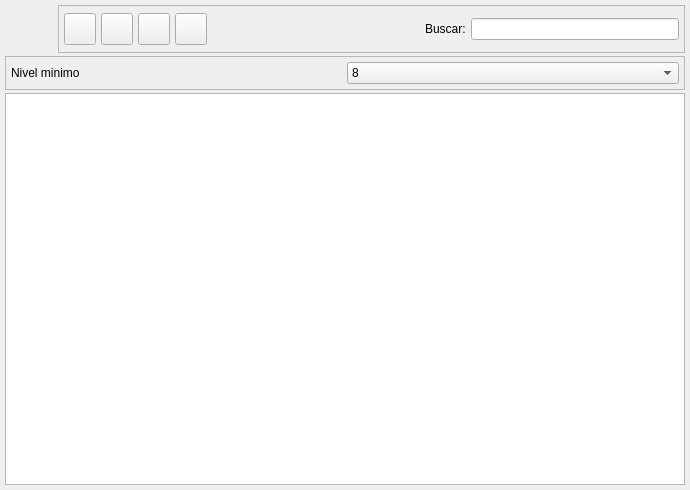
<ui version="4.0" >
 <author>Josep Maria Estopà Rey</author>
 <class>BcCuentaListBase</class>
 <widget class="QWidget" name="BcCuentaListBase" >
  <property name="enabled" >
   <bool>true</bool>
  </property>
  <property name="geometry" >
   <rect>
    <x>0</x>
    <y>0</y>
    <width>690</width>
    <height>490</height>
   </rect>
  </property>
  <property name="windowTitle" >
   <string>Articulos</string>
  </property>
  <property name="windowIcon" >
   <iconset resource="../../../bulmages.qrc" >
    <normaloff>:/Images/product-list.png</normaloff>:/Images/product-list.png</iconset>
  </property>
  <layout class="QGridLayout" name="gridLayout_2" >
   <property name="margin" >
    <number>5</number>
   </property>
   <item row="0" column="0" >
    <layout class="QHBoxLayout" >
     <property name="spacing" >
      <number>5</number>
     </property>
     <property name="margin" >
      <number>0</number>
     </property>
     <item>
      <widget class="QLabel" name="label" >
       <property name="minimumSize" >
        <size>
         <width>48</width>
         <height>48</height>
        </size>
       </property>
       <property name="maximumSize" >
        <size>
         <width>48</width>
         <height>48</height>
        </size>
       </property>
       <property name="text" >
        <string/>
       </property>
       <property name="pixmap" >
        <pixmap resource="../../../bulmages.qrc" >:/Images/account.png</pixmap>
       </property>
       <property name="scaledContents" >
        <bool>true</bool>
       </property>
      </widget>
     </item>
     <item>
      <widget class="QFrame" name="m_botonera" >
       <property name="frameShape" >
        <enum>QFrame::StyledPanel</enum>
       </property>
       <property name="frameShadow" >
        <enum>QFrame::Raised</enum>
       </property>
       <layout class="QHBoxLayout" >
        <property name="spacing" >
         <number>5</number>
        </property>
        <property name="margin" >
         <number>5</number>
        </property>
        <item>
         <widget class="QToolButton" name="mui_imprimir" >
          <property name="minimumSize" >
           <size>
            <width>32</width>
            <height>32</height>
           </size>
          </property>
          <property name="maximumSize" >
           <size>
            <width>32</width>
            <height>32</height>
           </size>
          </property>
          <property name="toolTip" >
           <string>Imprimir listado</string>
          </property>
          <property name="whatsThis" >
           <string>Imprimir listado</string>
          </property>
          <property name="text" >
           <string/>
          </property>
          <property name="icon" >
           <iconset resource="../../../bulmages.qrc" >
            <normaloff>:/Images/document-print.png</normaloff>:/Images/document-print.png</iconset>
          </property>
          <property name="iconSize" >
           <size>
            <width>32</width>
            <height>32</height>
           </size>
          </property>
         </widget>
        </item>
        <item>
         <widget class="QToolButton" name="mui_filtrar" >
          <property name="minimumSize" >
           <size>
            <width>32</width>
            <height>32</height>
           </size>
          </property>
          <property name="maximumSize" >
           <size>
            <width>32</width>
            <height>32</height>
           </size>
          </property>
          <property name="toolTip" >
           <string>Filtrar listado</string>
          </property>
          <property name="whatsThis" >
           <string>Filtrar listado</string>
          </property>
          <property name="text" >
           <string/>
          </property>
          <property name="icon" >
           <iconset resource="../../../bulmages.qrc" >
            <normaloff>:/Images/edit-find.png</normaloff>:/Images/edit-find.png</iconset>
          </property>
          <property name="iconSize" >
           <size>
            <width>32</width>
            <height>32</height>
           </size>
          </property>
          <property name="checkable" >
           <bool>true</bool>
          </property>
         </widget>
        </item>
        <item>
         <widget class="QToolButton" name="mui_configurar" >
          <property name="minimumSize" >
           <size>
            <width>32</width>
            <height>32</height>
           </size>
          </property>
          <property name="maximumSize" >
           <size>
            <width>32</width>
            <height>32</height>
           </size>
          </property>
          <property name="toolTip" >
           <string>Configurar listado</string>
          </property>
          <property name="whatsThis" >
           <string>Configurar listado</string>
          </property>
          <property name="text" >
           <string/>
          </property>
          <property name="icon" >
           <iconset resource="../../../bulmages.qrc" >
            <normaloff>:/Images/document-properties.png</normaloff>:/Images/document-properties.png</iconset>
          </property>
          <property name="iconSize" >
           <size>
            <width>32</width>
            <height>32</height>
           </size>
          </property>
          <property name="checkable" >
           <bool>true</bool>
          </property>
         </widget>
        </item>
        <item>
         <widget class="QToolButton" name="mui_actualizar" >
          <property name="minimumSize" >
           <size>
            <width>32</width>
            <height>32</height>
           </size>
          </property>
          <property name="maximumSize" >
           <size>
            <width>32</width>
            <height>32</height>
           </size>
          </property>
          <property name="toolTip" >
           <string>Actualizar listado</string>
          </property>
          <property name="whatsThis" >
           <string>Actualizar listado</string>
          </property>
          <property name="text" >
           <string/>
          </property>
          <property name="icon" >
           <iconset resource="../../../bulmages.qrc" >
            <normaloff>:/Images/view-refresh.png</normaloff>:/Images/view-refresh.png</iconset>
          </property>
          <property name="iconSize" >
           <size>
            <width>32</width>
            <height>32</height>
           </size>
          </property>
         </widget>
        </item>
        <item>
         <widget class="QFrame" name="mui_plugbotones" >
          <property name="sizePolicy" >
           <sizepolicy vsizetype="Preferred" hsizetype="Minimum" >
            <horstretch>0</horstretch>
            <verstretch>0</verstretch>
           </sizepolicy>
          </property>
          <property name="frameShape" >
           <enum>QFrame::NoFrame</enum>
          </property>
          <property name="frameShadow" >
           <enum>QFrame::Plain</enum>
          </property>
          <property name="lineWidth" >
           <number>0</number>
          </property>
         </widget>
        </item>
        <item>
         <spacer>
          <property name="orientation" >
           <enum>Qt::Horizontal</enum>
          </property>
          <property name="sizeType" >
           <enum>QSizePolicy::Expanding</enum>
          </property>
          <property name="sizeHint" stdset="0" >
           <size>
            <width>161</width>
            <height>34</height>
           </size>
          </property>
         </spacer>
        </item>
        <item>
         <widget class="QLabel" name="textLabel1" >
          <property name="text" >
           <string>Buscar:</string>
          </property>
         </widget>
        </item>
        <item>
         <widget class="QLineEdit" name="m_filtro" >
          <property name="minimumSize" >
           <size>
            <width>150</width>
            <height>0</height>
           </size>
          </property>
         </widget>
        </item>
       </layout>
      </widget>
     </item>
    </layout>
   </item>
   <item row="1" column="0" >
    <widget class="QFrame" name="m_busqueda" >
     <property name="frameShape" >
      <enum>QFrame::StyledPanel</enum>
     </property>
     <property name="frameShadow" >
      <enum>QFrame::Raised</enum>
     </property>
     <layout class="QGridLayout" name="gridLayout" >
      <item row="0" column="0" >
       <layout class="QHBoxLayout" name="horizontalLayout" >
        <item>
         <widget class="QLabel" name="label_2" >
          <property name="text" >
           <string>Nivel minimo</string>
          </property>
         </widget>
        </item>
        <item>
         <widget class="QComboBox" name="mui_nivel" >
          <property name="minimumSize" >
           <size>
            <width>150</width>
            <height>0</height>
           </size>
          </property>
          <item>
           <property name="text" >
            <string>8</string>
           </property>
          </item>
          <item>
           <property name="text" >
            <string>7</string>
           </property>
          </item>
          <item>
           <property name="text" >
            <string>1</string>
           </property>
          </item>
          <item>
           <property name="text" >
            <string>2</string>
           </property>
          </item>
          <item>
           <property name="text" >
            <string>3</string>
           </property>
          </item>
          <item>
           <property name="text" >
            <string>4</string>
           </property>
          </item>
          <item>
           <property name="text" >
            <string>5</string>
           </property>
          </item>
          <item>
           <property name="text" >
            <string>6</string>
           </property>
          </item>
         </widget>
        </item>
       </layout>
      </item>
     </layout>
    </widget>
   </item>
   <item row="2" column="0" >
    <widget class="BcCuentaListSubForm" name="mui_list" />
   </item>
  </layout>
 </widget>
 <layoutdefault spacing="3" margin="5" />
 <customwidgets>
  <customwidget>
   <class>BcCuentaListSubForm</class>
   <extends>QTableWidget</extends>
   <header>bccuentalistview.h</header>
  </customwidget>
 </customwidgets>
 <tabstops>
  <tabstop>mui_list</tabstop>
 </tabstops>
 <resources>
  <include location="../../../bulmages.qrc" />
 </resources>
 <connections>
  <connection>
   <sender>mui_filtrar</sender>
   <signal>toggled(bool)</signal>
   <receiver>m_busqueda</receiver>
   <slot>setShown(bool)</slot>
   <hints>
    <hint type="sourcelabel" >
     <x>241</x>
     <y>39</y>
    </hint>
    <hint type="destinationlabel" >
     <x>201</x>
     <y>71</y>
    </hint>
   </hints>
  </connection>
 </connections>
</ui>
